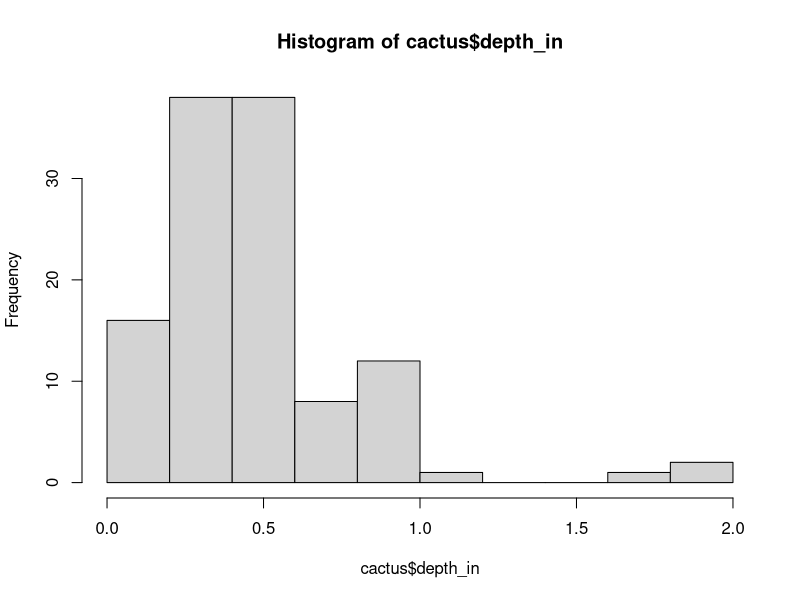

Write the R code that produced this figure.
## ---- chunk 1
knitr::opts_chunk$set(echo = TRUE)
## ---- chunk 2
counts <- c(63, 69, 60, 65, NA, 68, 61, 70, 61, 59, 64, 69, 63, 63, 72, 65, 64, 70, 63, 65)
## ---- chunk 3
mean(counts)
## ---- chunk 4
help(mean) # same as ?mean
## ---- chunk 5
mean(counts, na.rm = TRUE)
## ---- chunk 6
counts[counts < 66]
## ---- chunk 7
pet_names <- c("Mystery", "Hazel", "Spud", "Pancho")
pet_names
## ---- chunk 8
pet_names[3]
## ---- chunk 9
pet_names[pet_names == "Spud"]
## ---- chunk 10
cactus <- read.csv("../output/all_cactus_data_sp2024.csv")
## ---- chunk 11
    # optional space for code to answer the question above
    # str(pads)
    # dim(pads)
## ---- chunk 12
head(cactus)
## ---- chunk 13
mean(cactus$length_in, na.rm = TRUE)
## ---- chunk 14
round(mean(cactus$length_in, na.rm = TRUE), digits = 1)
## ---- chunk 15
hist(cactus$depth_in)
## ---- chunk 16
cactus[cactus$spines == "N", 9]
## ---- chunk 17
ficus <- cactus[cactus$species == "Opuntia ficus-indica", ]
engel <- cactus[cactus$species == "Opuntia engelmannii", ]
## ---- chunk 18
mean_ficus <- mean(ficus$width_in, na.rm = TRUE)
mean_ficus
mean_engel <- mean(engel$width_in, na.rm = TRUE)
mean_engel
## ---- chunk 19
sd_ficus <- sd(ficus$width_in, na.rm = TRUE)
sd_ficus
sd_engel <- sd(engel$width_in, na.rm = TRUE)
sd_engel
